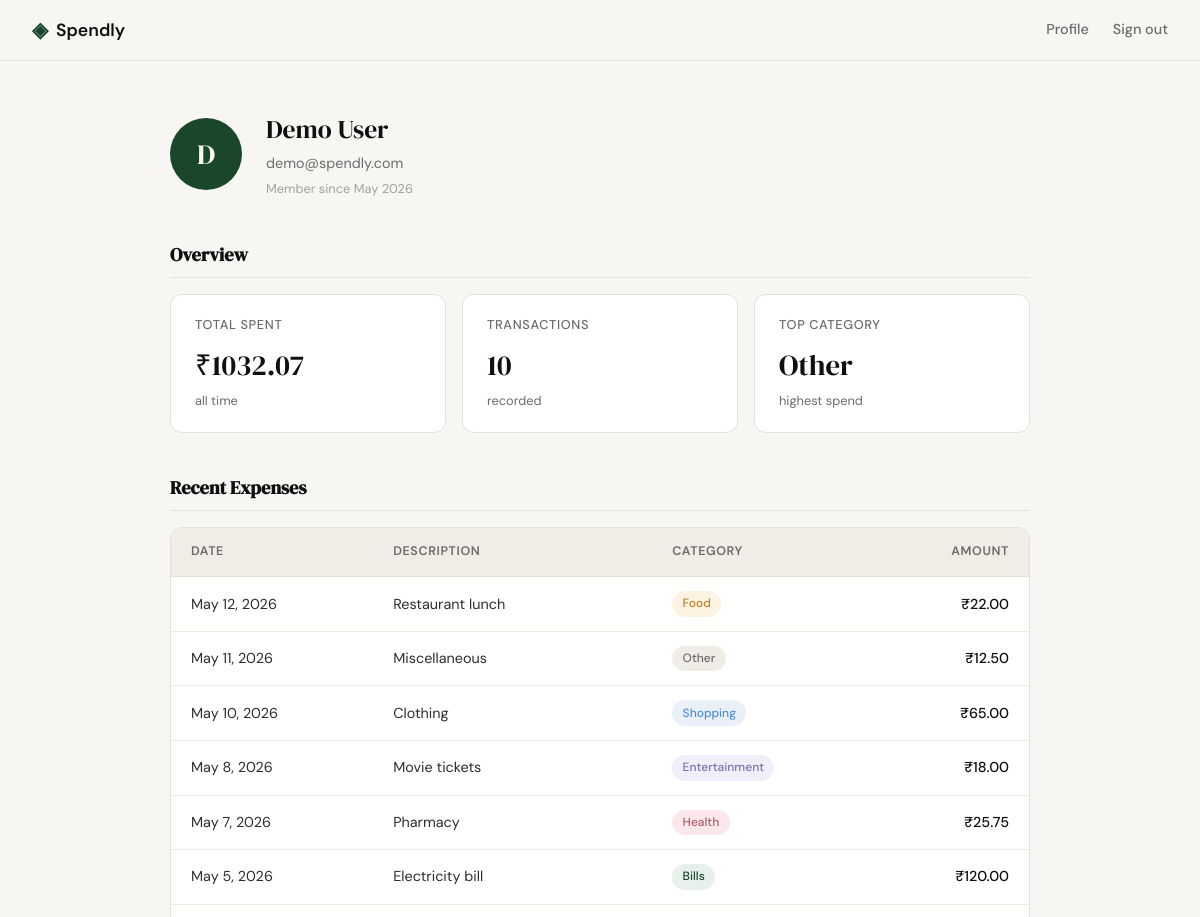
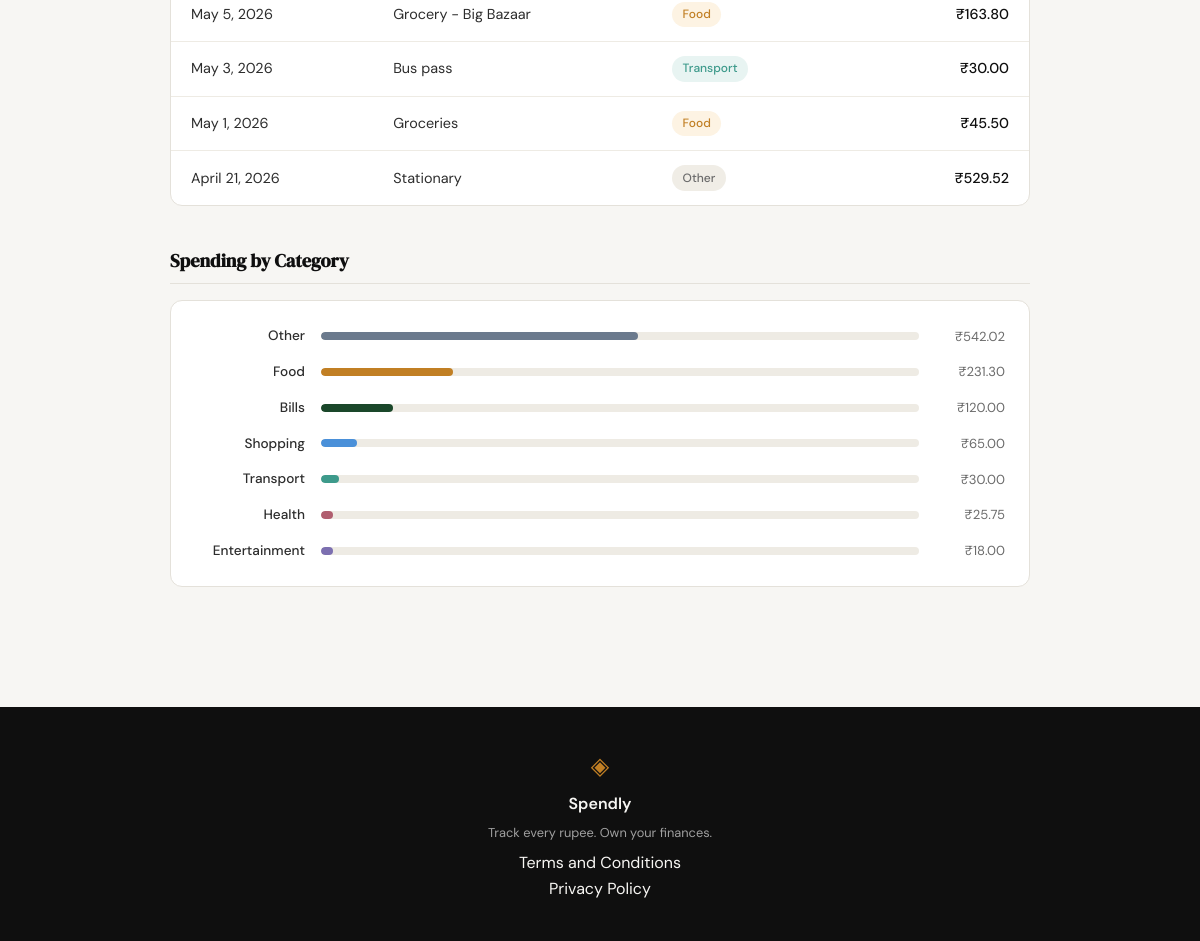
Screenshot of /profile (signed in) with the database file from the repository (2 pictures, top to bottom).
### tables this page shows
CREATE TABLE users (
            id            INTEGER PRIMARY KEY AUTOINCREMENT,
            name          TEXT    NOT NULL,
            email         TEXT    NOT NULL UNIQUE,
            password_hash TEXT    NOT NULL,
            created_at    TEXT    DEFAULT (datetime('now'))
        );

CREATE TABLE expenses (
            id          INTEGER PRIMARY KEY AUTOINCREMENT,
            user_id     INTEGER NOT NULL REFERENCES users(id),
            amount      REAL    NOT NULL,
            category    TEXT    NOT NULL,
            date        TEXT    NOT NULL,
            description TEXT,
            created_at  TEXT    DEFAULT (datetime('now'))
        );

### app.py (the view)
@app.route("/profile")
def profile():
    if not session.get("user_id"):
        return redirect(url_for("login"))
    user_row = get_user_by_id(session["user_id"])
    if user_row is None:
        session.clear()
        return redirect(url_for("login"))
    expense_rows = get_expenses_by_user(session["user_id"])
    created_dt = datetime.strptime(user_row["created_at"][:10], "%Y-%m-%d")
    user = {
        "name":         user_row["name"],
        "email":        user_row["email"],
        "member_since": f"{created_dt.strftime('%B')} {created_dt.year}",
    }
    cat_totals = {}
    for e in expense_rows:
        cat_totals[e["category"]] = cat_totals.get(e["category"], 0.0) + e["amount"]
    grand_total = sum(cat_totals.values())
    stats = {
        "total_spent":  f"₹{grand_total:.2f}",
        "transactions": len(expense_rows),
        "top_category": max(cat_totals, key=cat_totals.get) if cat_totals else "—",
    }
    expenses = []
    for e in expense_rows:
        dt = datetime.strptime(e["date"], "%Y-%m-%d")
        expenses.append({
            "date":        f"{dt.strftime('%B')} {dt.day}, {dt.year}",
            "description": e["description"] or "",
            "category":    e["category"],
            "amount":      f"₹{e['amount']:.2f}",
        })
    categories = [
        {
            "name":   name,
            "amount": f"₹{amount:.2f}",
            "pct":    round(amount / grand_total * 100) if grand_total else 0,
        }
        for name, amount in sorted(cat_totals.items(), key=lambda x: -x[1])
    ]
    return render_template("profile.html",
                           user=user, stats=stats,
                           expenses=expenses, categories=categories)

### database/db.py (called while the page is built)
def get_db():
    conn = sqlite3.connect(DB_PATH)
    conn.row_factory = sqlite3.Row
    conn.execute("PRAGMA foreign_keys = ON")
    return conn

def get_user_by_id(user_id):
    conn = get_db()
    try:
        return conn.execute(
            "SELECT id, name, email, created_at FROM users WHERE id = ?",
            (user_id,),
        ).fetchone()
    finally:
        conn.close()

def get_expenses_by_user(user_id):
    conn = get_db()
    try:
        return conn.execute(
            "SELECT id, amount, category, date, description"
            " FROM expenses WHERE user_id = ? ORDER BY date DESC",
            (user_id,),
        ).fetchall()
    finally:
        conn.close()

### templates/profile.html (shortened to what this page needs)
{% extends "base.html" %}
{% block head %}
<link rel="stylesheet" href="{{ url_for('static', filename='css/profile.css') }}">
{% endblock %}
{% block content %}
<div class="profile-page">
    <div class="profile-inner">
        <div class="profile-header">
            <div class="profile-avatar">{{ user.name[0] | upper }}</div>
            <div>
                <div class="profile-name">{{ user.name }}</div>
                <div class="profile-email">{{ user.email }}</div>
                <div class="profile-since">Member since {{ user.member_since }}</div>
            </div>
        </div>
        <div class="profile-section">
            <h2 class="profile-section-title">Overview</h2>
            <div class="profile-stats">
                <div class="profile-stat-card">
                    <div class="pstat-label">Total Spent</div>
                    <div class="pstat-value">{{ stats.total_spent }}</div>
                    <div class="pstat-sub">all time</div>
                </div>
                <div class="profile-stat-card">
                    <div class="pstat-label">Transactions</div>
                    <div class="pstat-value">{{ stats.transactions }}</div>
                    <div class="pstat-sub">recorded</div>
                </div>
                <div class="profile-stat-card">
                    <div class="pstat-label">Top Category</div>
                    <div class="pstat-value">{{ stats.top_category }}</div>
                    <div class="pstat-sub">highest spend</div>
                </div>
            </div>
        </div>
        <div class="profile-section">
            <h2 class="profile-section-title">Recent Expenses</h2>
            <div class="expense-table-wrap">
                <table class="expense-table">
                    <thead>
                        <tr>
                            <th>Date</th>
                            <th>Description</th>
                            <th>Category</th>
                            <th style="text-align:right">Amount</th>
                        </tr>
                    </thead>
                    <tbody>
                        {% for expense in expenses %}
                        <tr>
                            <td>{{ expense.date }}</td>
                            <td>{{ expense.description }}</td>
                            <td>
                                <span class="badge badge-{{ expense.category | lower }}">
                                    {{ expense.category }}
                                </span>
                            </td>
                            <td class="amt">{{ expense.amount }}</td>
                        </tr>
                        {% endfor %}
                    </tbody>
                </table>
            </div>
        </div>
        <div class="profile-section">
            <h2 class="profile-section-title">Spending by Category</h2>
            <div class="cat-breakdown">
                {% for cat in categories %}
                <div class="cat-row">
                    <span class="cat-row-label">{{ cat.name }}</span>
                    <div class="cat-row-track">
                        <div class="cat-row-fill fill-{{ cat.name | lower }}"
                             style="width: {{ cat.pct }}%"></div>
                    </div>
                    <span class="cat-row-amount">{{ cat.amount }}</span>
                </div>
                {% endfor %}
            </div>
        </div>
    </div>
</div>
{% endblock %}

### static/css/style.css (style rules this page uses)
:root { --ink: #0f0f0f; --ink-soft: #2d2d2d; --ink-muted: #6b6b6b; --ink-faint: #a0a0a0; --paper: #f7f6f3; --paper-warm: #f0ede6; --paper-card: #ffffff; --accent: #1a472a; --accent-light: #e8f0eb; --accent-2: #c17f24; --accent-2-light: #fdf3e3; --danger: #c0392b; --danger-light: #fdecea; --border: #e4e1da; --border-soft: #eeebe4; --font-display: 'DM Serif Display', Georgia, serif; --font-body: 'DM Sans', system-ui, sans-serif; --max-width: 1200px; --auth-width: 440px; --radius-sm: 6px; --radius-md: 12px; --radius-lg: 20px; --cat-green: var(--accent); --cat-amber: var(--accent-2); --cat-blue: #4a90d9; --cat-purple: #7c6fb0; --cat-teal: #3d9a8b; --cat-rose: #b05e6f; --cat-slate: #6b7a8d; }
*, *::before, *::after { box-sizing: border-box; margin: 0; padding: 0; }
html { font-size: 16px; scroll-behavior: smooth; }
body { background: var(--paper); color: var(--ink); font-family: var(--font-body); font-size: 1rem; line-height: 1.6; -webkit-font-smoothing: antialiased; }

### rows the page displays
users: name "D", name "Demo User", email "demo@spendly.com"
expenses: top_category "Other", date "May 11, 2026", description "Miscellaneous", category "Other", amount "₹12.50", name "Other", amount "₹542.02"
expenses: date "May 12, 2026", description "Restaurant lunch", category "Food", amount "₹22.00", name "Food", amount "₹231.30"
expenses: date "May 10, 2026", description "Clothing", category "Shopping", amount "₹65.00", name "Shopping"
expenses: date "May 8, 2026", description "Movie tickets", category "Entertainment", amount "₹18.00", name "Entertainment"
expenses: date "May 7, 2026", description "Pharmacy", category "Health", amount "₹25.75", name "Health"
expenses: date "May 5, 2026", description "Electricity bill", category "Bills", amount "₹120.00", name "Bills"
expenses: date "May 5, 2026", description "Grocery - Big Bazaar", category "Food", amount "₹163.80"
expenses: date "May 3, 2026", description "Bus pass", category "Transport", amount "₹30.00", name "Transport"
expenses: date "May 1, 2026", description "Groceries", category "Food", amount "₹45.50"
expenses: date "April 21, 2026", description "Stationary", category "Other", amount "₹529.52"

### other values shown
{{ user.member_since }} "May 2026"
{{ stats.total_spent }} "₹1032.07"
{{ stats.transactions }} "10"
